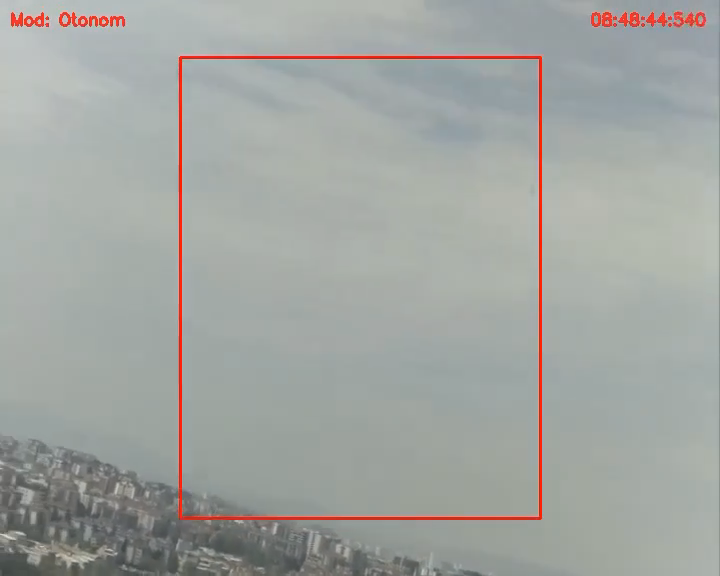
#> input picture frame 79 of iku_kamikaze.mp4, 720 x 576 px
$ python deneme_tahtasi.py
#> lines starting #> are read from the running program, lines starting #| are printed output that depends on the picture; after the words box and inside, x2 and y2 are one past the last pixel; in counts of white or black regions, pixels touching at a corner belong together
#> in main, frame is the input picture: shape (576, 720, 3); mean B, G, R 161.1, 164.9, 161.8
import cv2
from pyzbar.pyzbar import decode
import numpy as np
import time

# define counter
counter = 0
# define video path
video_path = "iku_kamikaze.mp4"

def preprocess(frame):
    """
    Apply preprocessing steps to improve QR code detection.
    """
    global counter

    # Blur the frame to reduce noise
    blurred_frame = cv2.GaussianBlur(frame, (5, 5), 0)

    # Convert to grayscale
    gray = cv2.cvtColor(blurred_frame, cv2.COLOR_BGR2GRAY)
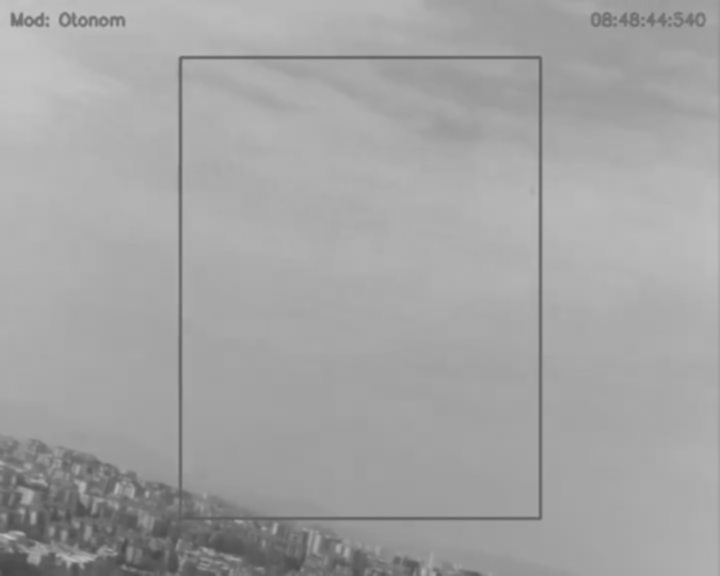
#> gray: shape (576, 720); min 69, max 196, mean 163.5

    # Adaptive thresholding
    thresholded = cv2.adaptiveThreshold(gray, 255, cv2.ADAPTIVE_THRESH_MEAN_C, cv2.THRESH_BINARY, 11, 2)
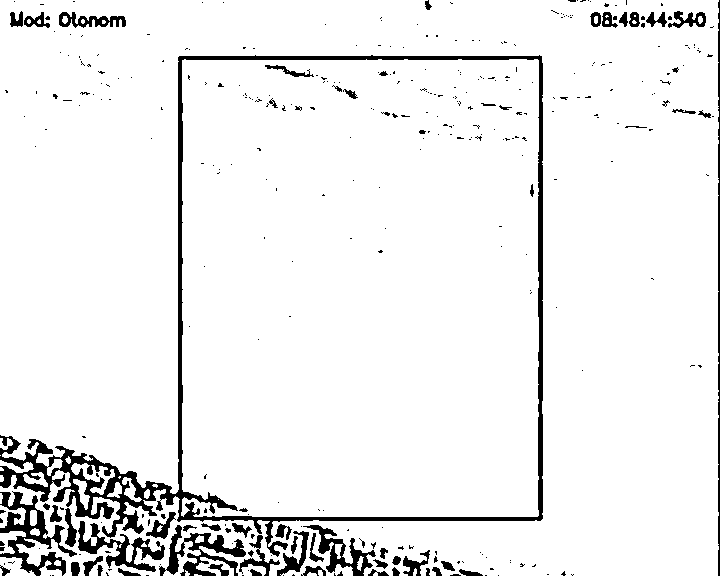
#> thresholded: shape (576, 720); 93.4% white; 357 black regions (293 under 20 px)

    # Find contours and filter using a minimum size
    contours, _ = cv2.findContours(thresholded, cv2.RETR_EXTERNAL, cv2.CHAIN_APPROX_SIMPLE)
#> contours = 36 contours, 14 with area under 20; largest, box (x1, y1, x2, y2) and area: (0, 0, 719, 576) 224895, (181, 59, 539, 517) 161382, (71, 463, 115, 495) 414, (0, 557, 36, 576) 342, (196, 557, 234, 576) 249
    min_area = 50
    contours = [cnt for cnt in contours if cv2.contourArea(cnt) > min_area]
#> contours = 16 contours; largest, box (x1, y1, x2, y2) and area: (0, 0, 719, 576) 224895, (181, 59, 539, 517) 161382, (71, 463, 115, 495) 414, (0, 557, 36, 576) 342, (196, 557, 234, 576) 249

    # Draw rectangles around the QR codes
    for cnt in contours:
        x, y, w, h = cv2.boundingRect(cnt)
        cv2.rectangle(frame, (x, y), (x + w, y + h), (0, 255, 0), 2)

        # Crop the QR code
        qr_code = gray[y:y + h, x:x + w]

        # Perspective transformation
        src_points = np.array([[0, 0], [0, h], [w, h], [w, 0]], dtype=np.float32)
        dst_points = np.array([[0, 0], [0, h], [h, w], [0, w]], dtype=np.float32)
        matrix = cv2.getPerspectiveTransform(src_points, dst_points)
        warped_qr_code = cv2.warpPerspective(qr_code, matrix, (h, w))

        # Decode the QR code
        decode_objects = decode(warped_qr_code)

        # Process each decoded QR code
        for obj in decode_objects:
            data = obj.data.decode("utf-8")

            # Display the data and position
            print("QR code data:", data)
            cv2.putText(frame, data, (x, y - 10), cv2.FONT_HERSHEY_SIMPLEX, 0.5, (0, 0, 255), 2)
            print("QR code position:", (x, y))

            # Increment the counter
            if data != "0":
                counter += 1
                print(f"QR code detected {counter} times in the video")
#> this loop made 1 pass
#> (x, y, w, h, src_points, dst_points, matrix) on pass 1: (39, 560, 23, 16, [[0, 0], [0, 16], [23, 16], [23, 0]], [[0, 0], [0, 16], [16, 23], [0, 23]], [[0, 0, 0], [-2.29, 3.29, 0], [-0.143, 0.143, 1]])
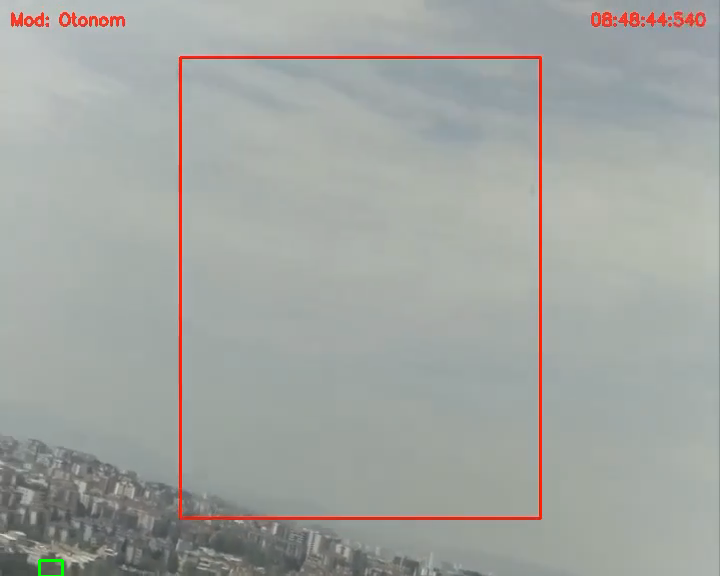
#> frame: shape (576, 720, 3); 0.04% of pixels changed, all inside (x1, y1, x2, y2) = (38, 559, 64, 576)
#> after the loop, counter = 0

    return frame

def main():
    """
    QR code detection in the video.
    """

    global video_path

    cap = cv2.VideoCapture(video_path)

    paused = False

    while True:
        if not paused:
            ret, frame = cap.read()
            if not ret:
                print("Cannot access the video!")
                break

        start = time.perf_counter()

        # Preprocess and detect QR codes
        frame_with_qr = preprocess(frame)

        # Display FPS
        end = time.perf_counter()
        totaltime = end - start
        fps = 1 / totaltime
        cv2.putText(frame, f"FPS:{fps:.0f}", (30, 70), cv2.FONT_HERSHEY_SIMPLEX, 1, (0, 255, 0), 2)

        # Display the frame
        cv2.imshow("QR code detection", frame_with_qr)

        key=cv2.waitKey(15)
        if key==ord(' '):
            paused=not paused

        if key == ord("q"):
            break

    cap.release()
    cv2.destroyAllWindows()

if __name__=="__main__":
    main()
#> (the call stopped at in preprocess, `decode_objects = decode(warped_qr_code)`: pyzbar is not available in this run)

$ run again, starting later in the video
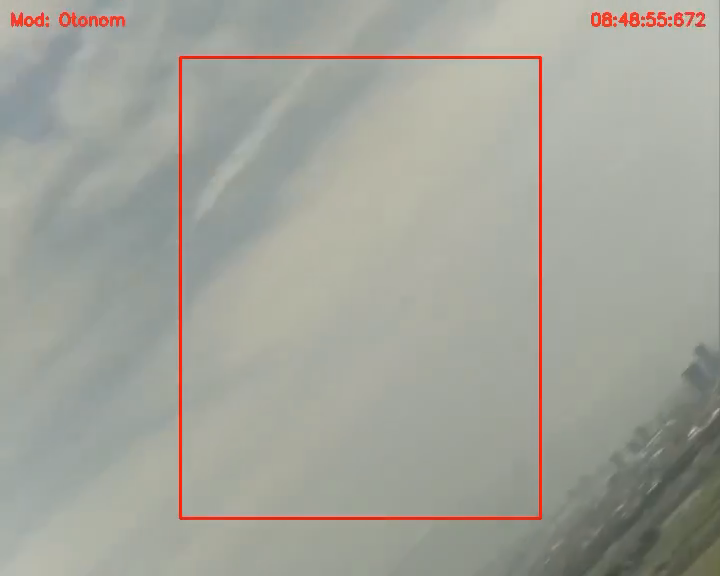
#> input picture frame 357 of iku_kamikaze.mp4, 720 x 576 px
#> in main, frame is the input picture: shape (576, 720, 3); mean B, G, R 153.9, 162.8, 162.3
#> in preprocess, `thresholded = cv2.adaptiveThreshold(gray, 255, cv2.ADAPTIVE_THRESH_MEA..`:
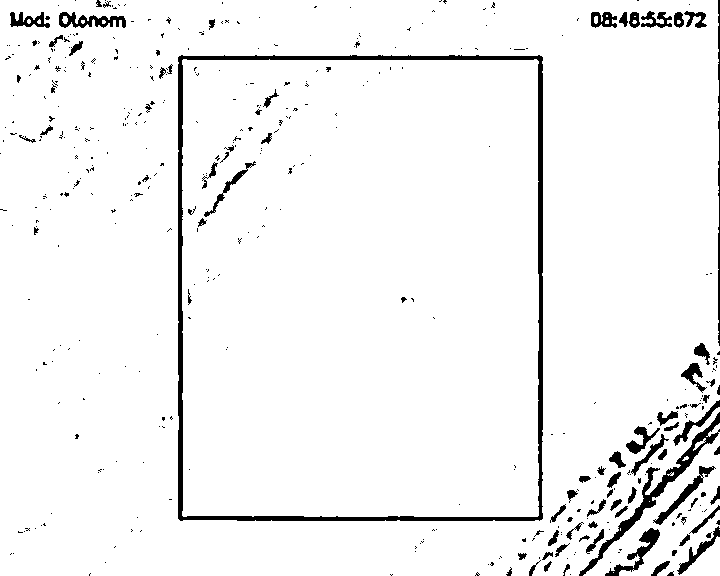
#> thresholded: shape (576, 720); 95.3% white; 421 black regions (334 under 20 px)
#> in preprocess, `contours, _ = cv2.findContours(thresholded, cv2.RETR_EXTERNAL, cv2.CHA..`: contours = 9 contours, 6 with area under 20; largest, box (x1, y1, x2, y2) and area: (0, 0, 720, 576) 400434, (583, 423, 720, 576) 8048, (693, 438, 706, 451) 36
#> in preprocess, `contours = [cnt for cnt in contours if cv2.contourArea(cnt) > min_area]`: contours = 2 contours; box (x1, y1, x2, y2) and area: (0, 0, 720, 576) 400434, (583, 423, 720, 576) 8048
#> the loop in preprocess, `for cnt in contours:` made 1 pass
#> (x, y, w, h, src_points, dst_points, matrix) on pass 1: (583, 423, 137, 153, [[0, 0], [0, 153], [137, 153], [137, 0]], [[0, 0], [0, 153], [153, 137], [0, 137]], [[0, 0, 0], [9.56, -8.56, 0], [0.0625, -0.0625, 1]])
#> after the loop in preprocess, `for cnt in contours:`:
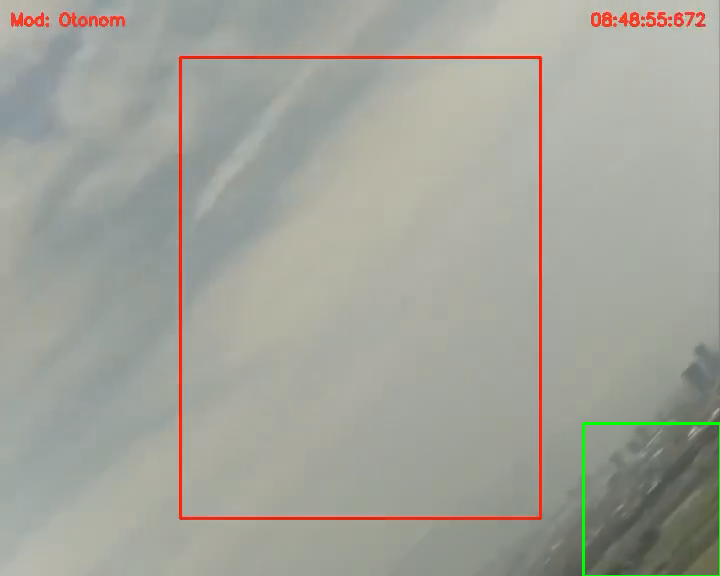
#> frame: shape (576, 720, 3); 0.28% of pixels changed, all inside (x1, y1, x2, y2) = (582, 422, 720, 576)
#> after the loop in preprocess, `for cnt in contours:`: counter = 0

$ run again, starting later in the video
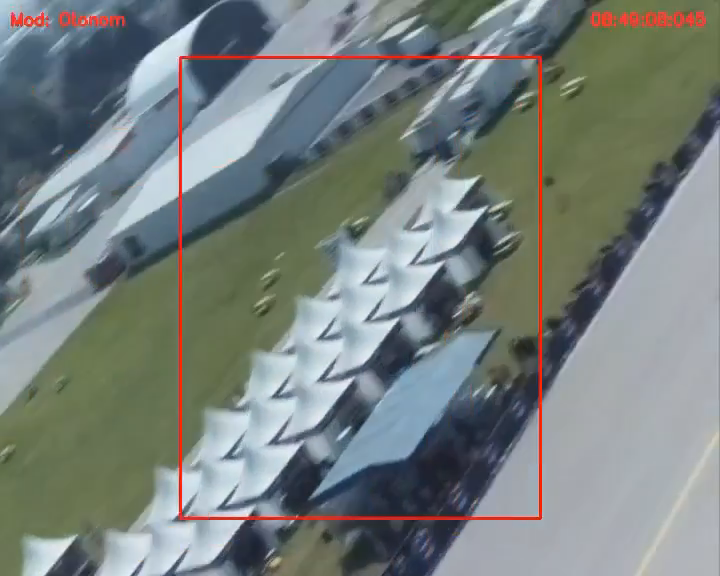
#> input picture frame 635 of iku_kamikaze.mp4, 720 x 576 px
#> in main, frame is the input picture: shape (576, 720, 3); mean B, G, R 125.9, 128.4, 120.1
#> in preprocess, `gray = cv2.cvtColor(blurred_frame, cv2.COLOR_BGR2GRAY)`:
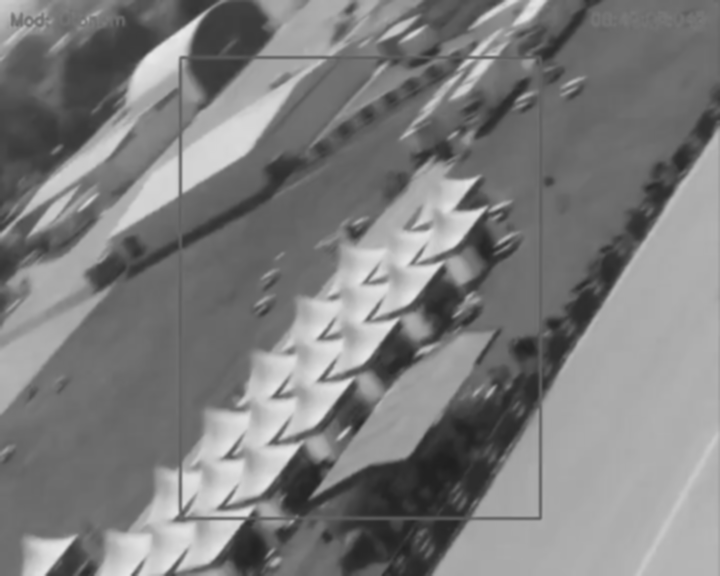
#> gray: shape (576, 720); min 31, max 234, mean 125.7
#> in preprocess, `thresholded = cv2.adaptiveThreshold(gray, 255, cv2.ADAPTIVE_THRESH_MEA..`:
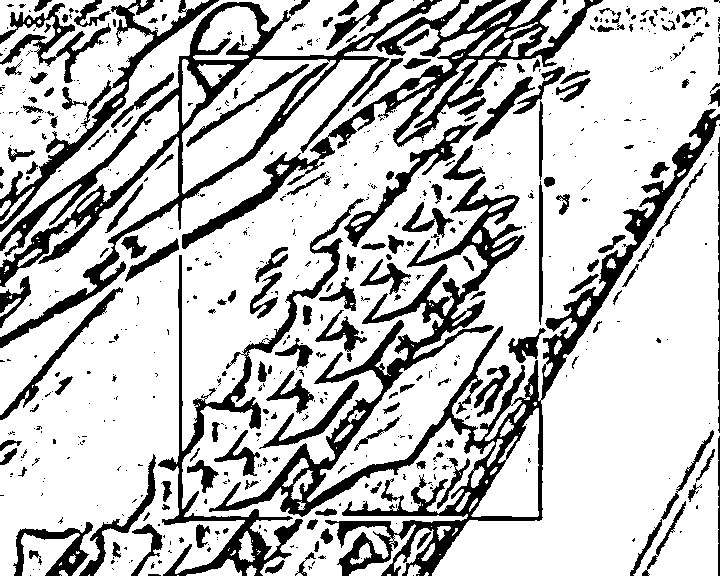
#> thresholded: shape (576, 720); 75.9% white; 640 black regions (465 under 20 px)
#> in preprocess, `contours, _ = cv2.findContours(thresholded, cv2.RETR_EXTERNAL, cv2.CHA..`: contours = 133 contours, 72 with area under 20; largest, box (x1, y1, x2, y2) and area: (0, 0, 720, 576) 268158, (0, 0, 154, 199) 15978, (0, 0, 424, 243) 11229, (182, 59, 336, 194) 8238, (0, 137, 179, 337) 7988
#> in preprocess, `contours = [cnt for cnt in contours if cv2.contourArea(cnt) > min_area]`: contours = 52 contours; largest, box (x1, y1, x2, y2) and area: (0, 0, 720, 576) 268158, (0, 0, 154, 199) 15978, (0, 0, 424, 243) 11229, (182, 59, 336, 194) 8238, (0, 137, 179, 337) 7988
#> the loop in preprocess, `for cnt in contours:` made 1 pass
#> (x, y, w, h, src_points, dst_points) on pass 1: (246, 565, 11, 11, [[0, 0], [0, 11], [11, 11], [11, 0]], [[0, 0], [0, 11], [11, 11], [0, 11]])
#> after the loop in preprocess, `for cnt in contours:`: counter = 0
